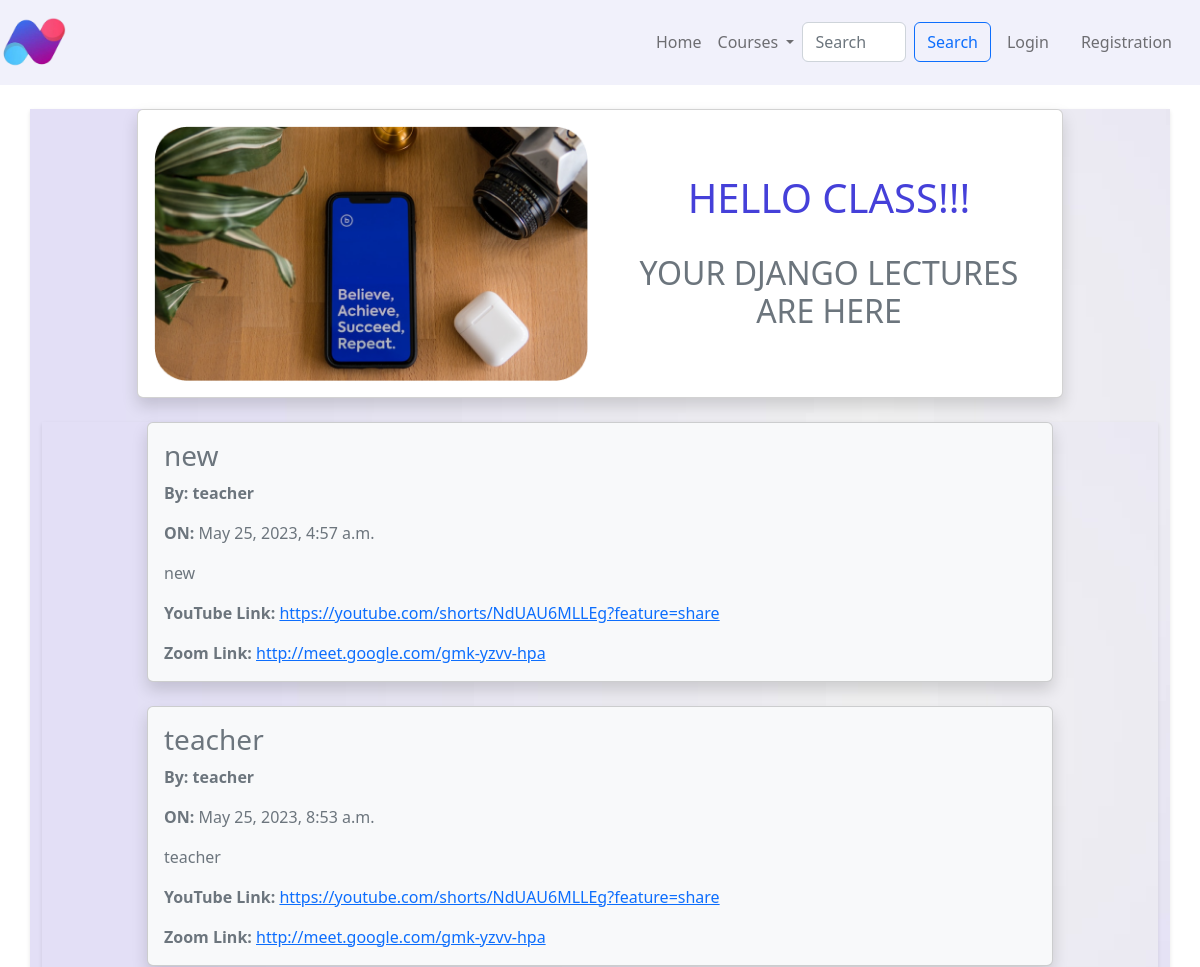
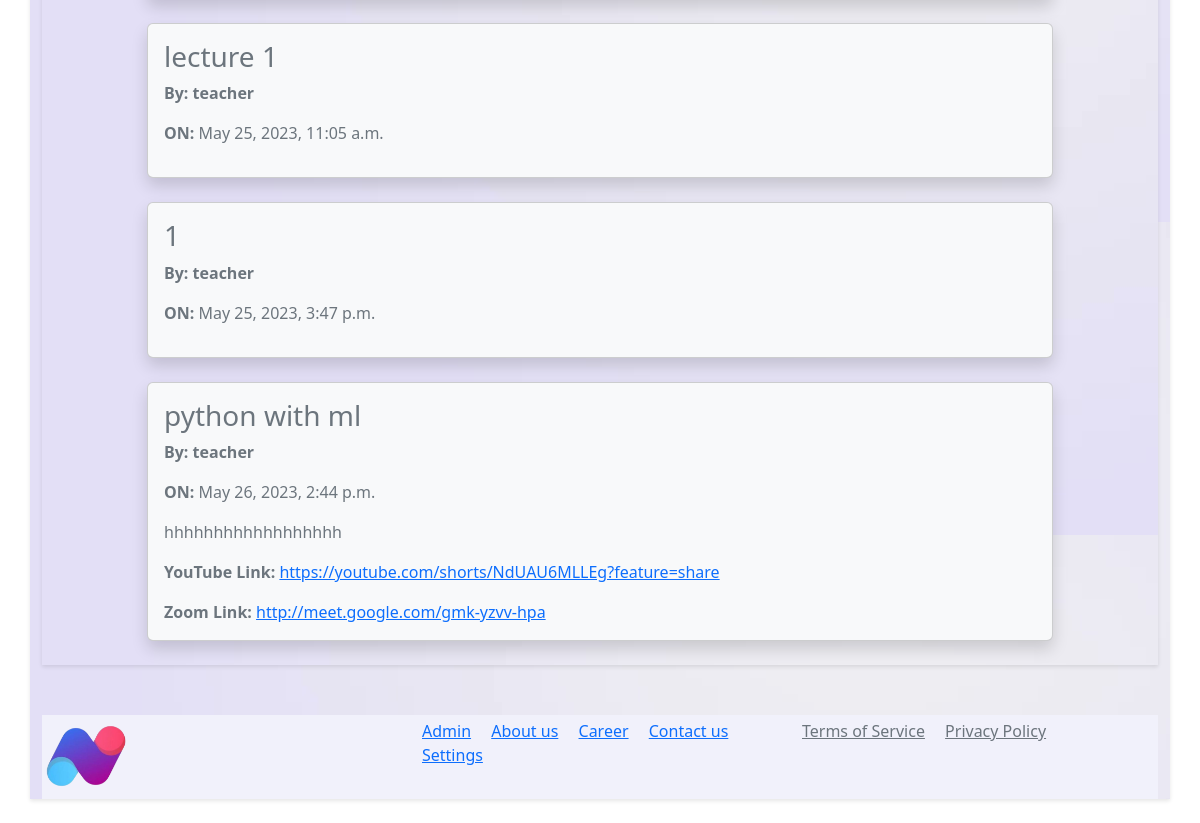
The app's page /study/ with its own data (2 pictures, top to bottom).
### app/models.py (models this page shows, shortened)
class Lecture(models.Model):
    title = models.CharField(max_length=200)
    content = models.TextField()
    date_posted = models.DateTimeField(default=timezone.now)
    author = models.ForeignKey(User, on_delete=models.CASCADE)
    youtube_link = models.URLField(blank=True)
    zoom_link = models.URLField(blank=True)
    pdf_file = models.FileField(upload_to='pdf_files/', blank=True)
    word_file = models.FileField(upload_to='word_files/', blank=True)
    internet_link = models.URLField(blank=True)
    class Meta:
        permissions = (
            ('create_lecture', 'Can create a lecture'),
            ('view_my_lecture', 'Can view a lecture'),
        )

### app/views.py (the view)
# urls.py: path('study/', views.study, name='study'),
def study(request):
    lectures = Lecture.objects.all()
    return render(request, 'app/study.html',{'lectures': lectures})

### app/templates/app/study.html (shortened to what this page needs)
{% extends 'app/base.html' %}
{% load static %}
{% block main-content %}
<div class="container my-4" style="background-image: url('{% static 'app/images/pics/backgteach.jpg' %}'); box-shadow: 0px 2px 4px rgba(0, 0, 0, 0.1);">
  <div class="row">
  <div class="offset-1 col-10">
    <div class="card text-muted rounded shadow">
      <div class="card-body text-center">
        <div class="row">
          <div class="col-md-6">
            <img src="{% static 'app\images\pics\n1.png' %}" class="img-fluid rounded-start" alt="...">
          </div>
          <div class="col-md-6">
            <br><br>
            <h1 class="card-title text-muted" style="color: #4540D9 !important;" >HELLO CLASS!!!</h1>
            <br>
            <h2 class="card-title text-muted">YOUR DJANGO LECTURES ARE HERE</h2>
          </div>
        </div>
      </div>
    </div>
  </div>
</div>
<div class="container my-4" style="background-image: url('{% static 'app/images/pics/backgteach.jpg' %}'); box-shadow: 0px 2px 4px rgba(0, 0, 0, 0.1);">
  <div class="row" style="margin-top: 20px; margin-bottom: 20px;">
    {% for lecture in lectures %}
      <div class="offset-1 col-10">
        <div class="card bg-light rounded shadow mb-4" style="background-color: #F1F1FB;">
          <div class="card-body">
            <h3 class="card-title text-muted">{{ lecture.title }}</h3>
            <p class="card-text text-muted"><b>By: {{ lecture.author }}</b></p>
            <p class="card-text text-muted"><b>ON: </b>{{ lecture.date_posted }}</p>
            <p class="card-text text-muted">{{ lecture.content }}</p>
            {% if lecture.youtube_link %}
              <p class="card-text text-muted"><b>YouTube Link: </b><a href="{{ lecture.youtube_link }}">{{ lecture.youtube_link }}</a></p>
            {% endif %}
            {% if lecture.zoom_link %}
              <p class="card-text text-muted"><b>Zoom Link: </b><a href="{{ lecture.zoom_link }}">{{ lecture.zoom_link }}</a></p>
            {% endif %}
          </div>
        </div>
      </div>
    {% endfor %}
  </div>
</div>
{% endblock main-content %}

### records on screen
Lecture: title "new", author "teacher", date_posted "May 25, 2023, 4:57 a.m.", content "new", youtube_link "https://youtube.com/shorts/NdUAU6MLLEg?feature=share", zoom_link "http://meet.google.com/gmk-yzvv-hpa"
Lecture: title "teacher", author "teacher", date_posted "May 25, 2023, 8:53 a.m.", content "teacher", youtube_link "https://youtube.com/shorts/NdUAU6MLLEg?feature=share", zoom_link "http://meet.google.com/gmk-yzvv-hpa"
Lecture: title "lecture 1", author "teacher", date_posted "May 25, 2023, 11:05 a.m."
Lecture: title "1", author "teacher", date_posted "May 25, 2023, 3:47 p.m."
Lecture: title "python with ml", author "teacher", date_posted "May 26, 2023, 2:44 p.m.", content "hhhhhhhhhhhhhhhhhh", youtube_link "https://youtube.com/shorts/NdUAU6MLLEg?feature=share", zoom_link "http://meet.google.com/gmk-yzvv-hpa"
